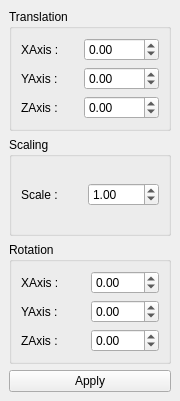
<?xml version="1.0" encoding="UTF-8"?>
<ui version="4.0">
 <class>VolumeTransform</class>
 <widget class="QDockWidget" name="VolumeTransform">
  <property name="geometry">
   <rect>
    <x>0</x>
    <y>0</y>
    <width>180</width>
    <height>401</height>
   </rect>
  </property>
  <property name="windowTitle">
   <string>Volume Transform</string>
  </property>
  <widget class="QWidget" name="dockWidgetContents">
   <layout class="QGridLayout" name="gridLayout">
    <item row="2" column="0">
     <widget class="QGroupBox" name="rotationGBox">
      <property name="title">
       <string>Rotation</string>
      </property>
      <layout class="QGridLayout" name="gridLayout_4">
       <item row="0" column="0">
        <widget class="QLabel" name="rotationXAxisLbl">
         <property name="text">
          <string>XAxis :</string>
         </property>
        </widget>
       </item>
       <item row="2" column="0">
        <widget class="QLabel" name="rotationZAxisLbl">
         <property name="text">
          <string>ZAxis :</string>
         </property>
        </widget>
       </item>
       <item row="1" column="0">
        <widget class="QLabel" name="rotationYAxisLbl">
         <property name="text">
          <string>YAxis :</string>
         </property>
        </widget>
       </item>
       <item row="0" column="1">
        <widget class="QDoubleSpinBox" name="rotationXAxisDSBox">
         <property name="minimum">
          <double>-360.000000000000000</double>
         </property>
         <property name="maximum">
          <double>360.000000000000000</double>
         </property>
        </widget>
       </item>
       <item row="1" column="1">
        <widget class="QDoubleSpinBox" name="rotationYAxisDSBox">
         <property name="minimum">
          <double>-360.000000000000000</double>
         </property>
         <property name="maximum">
          <double>360.000000000000000</double>
         </property>
        </widget>
       </item>
       <item row="2" column="1">
        <widget class="QDoubleSpinBox" name="rotationZAxisDSBox">
         <property name="minimum">
          <double>-360.000000000000000</double>
         </property>
         <property name="maximum">
          <double>360.000000000000000</double>
         </property>
        </widget>
       </item>
      </layout>
     </widget>
    </item>
    <item row="0" column="0">
     <widget class="QGroupBox" name="translationGBox">
      <property name="title">
       <string>Translation</string>
      </property>
      <layout class="QGridLayout" name="gridLayout_2">
       <item row="1" column="0">
        <widget class="QLabel" name="translationYAxisLbl">
         <property name="text">
          <string>YAxis :</string>
         </property>
        </widget>
       </item>
       <item row="2" column="0">
        <widget class="QLabel" name="translationZAxisLbl">
         <property name="text">
          <string>ZAxis :</string>
         </property>
        </widget>
       </item>
       <item row="0" column="0">
        <widget class="QLabel" name="translationXAxisLbl">
         <property name="text">
          <string>XAxis :</string>
         </property>
        </widget>
       </item>
       <item row="0" column="1">
        <widget class="QDoubleSpinBox" name="translationXAxisDSBox">
         <property name="minimum">
          <double>-5000.000000000000000</double>
         </property>
         <property name="maximum">
          <double>5000.000000000000000</double>
         </property>
        </widget>
       </item>
       <item row="1" column="1">
        <widget class="QDoubleSpinBox" name="translationYAxisDSBox">
         <property name="minimum">
          <double>-5000.000000000000000</double>
         </property>
         <property name="maximum">
          <double>5000.000000000000000</double>
         </property>
        </widget>
       </item>
       <item row="2" column="1">
        <widget class="QDoubleSpinBox" name="translationZAxisDSBox">
         <property name="minimum">
          <double>-5000.000000000000000</double>
         </property>
         <property name="maximum">
          <double>5000.000000000000000</double>
         </property>
        </widget>
       </item>
      </layout>
     </widget>
    </item>
    <item row="1" column="0">
     <widget class="QGroupBox" name="scalingGBox">
      <property name="title">
       <string>Scaling</string>
      </property>
      <layout class="QGridLayout" name="gridLayout_3">
       <item row="0" column="0">
        <widget class="QLabel" name="scaleLbl">
         <property name="text">
          <string>Scale :</string>
         </property>
        </widget>
       </item>
       <item row="0" column="1">
        <widget class="QDoubleSpinBox" name="scaleDSBox">
         <property name="minimum">
          <double>0.100000000000000</double>
         </property>
         <property name="maximum">
          <double>5000.000000000000000</double>
         </property>
         <property name="singleStep">
          <double>0.100000000000000</double>
         </property>
         <property name="value">
          <double>1.000000000000000</double>
         </property>
        </widget>
       </item>
      </layout>
     </widget>
    </item>
    <item row="3" column="0">
     <widget class="QPushButton" name="applyPBtn">
      <property name="text">
       <string>Apply</string>
      </property>
     </widget>
    </item>
   </layout>
  </widget>
 </widget>
 <resources/>
 <connections/>
</ui>
